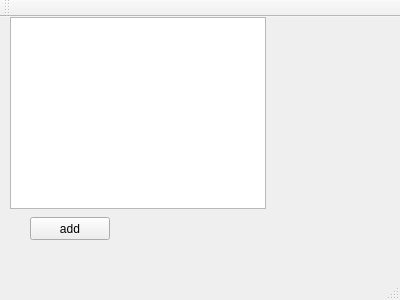
<?xml version="1.0" encoding="UTF-8"?>
<ui version="4.0">
 <class>MainWindow</class>
 <widget class="QMainWindow" name="MainWindow">
  <property name="geometry">
   <rect>
    <x>0</x>
    <y>0</y>
    <width>400</width>
    <height>300</height>
   </rect>
  </property>
  <property name="windowTitle">
   <string>MainWindow</string>
  </property>
  <widget class="QWidget" name="centralWidget">
   <widget class="QPushButton" name="add">
    <property name="geometry">
     <rect>
      <x>30</x>
      <y>200</y>
      <width>80</width>
      <height>23</height>
     </rect>
    </property>
    <property name="text">
     <string>add</string>
    </property>
   </widget>
   <widget class="QListView" name="sportsView">
    <property name="geometry">
     <rect>
      <x>10</x>
      <y>0</y>
      <width>256</width>
      <height>192</height>
     </rect>
    </property>
   </widget>
  </widget>
  <widget class="QMenuBar" name="menuBar">
   <property name="geometry">
    <rect>
     <x>0</x>
     <y>0</y>
     <width>400</width>
     <height>20</height>
    </rect>
   </property>
  </widget>
  <widget class="QToolBar" name="mainToolBar">
   <attribute name="toolBarArea">
    <enum>TopToolBarArea</enum>
   </attribute>
   <attribute name="toolBarBreak">
    <bool>false</bool>
   </attribute>
  </widget>
  <widget class="QStatusBar" name="statusBar"/>
 </widget>
 <layoutdefault spacing="6" margin="11"/>
 <resources/>
 <connections>
  <connection>
   <sender>add</sender>
   <signal>clicked()</signal>
   <receiver>sportsView</receiver>
   <slot>selectAll()</slot>
   <hints>
    <hint type="sourcelabel">
     <x>65</x>
     <y>245</y>
    </hint>
    <hint type="destinationlabel">
     <x>98</x>
     <y>163</y>
    </hint>
   </hints>
  </connection>
 </connections>
</ui>
